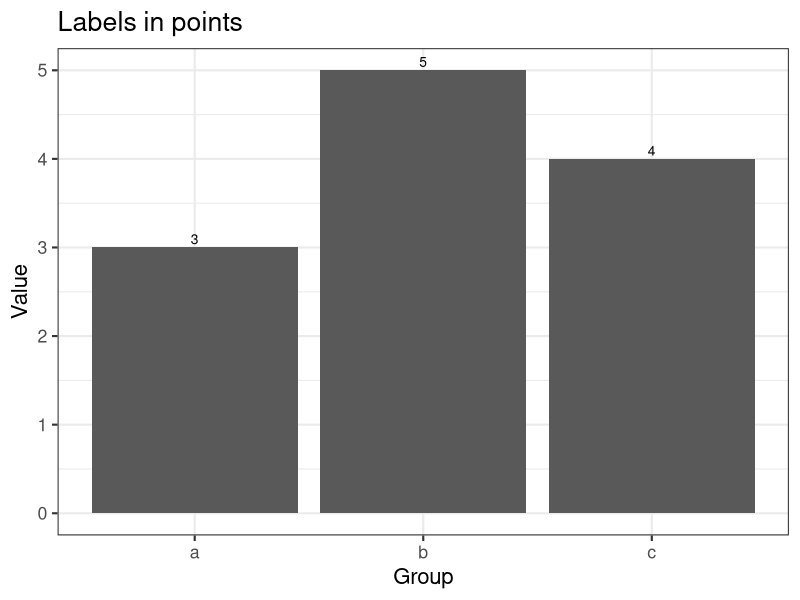

R code for this plot:
library(ggplot2)
df <- data.frame(g = c("a", "b", "c"), v = c(3, 5, 4))
p <- ggplot(df, aes(g, v, label = v)) + geom_col() +
  geom_text(size = 10, size.unit = "pt", vjust = -0.3) +
  labs(title = "Labels in points", x = "Group", y = "Value") +
  theme_bw(base_size = 16)
ggsave("labels.png", p, width = 7, height = 5)
